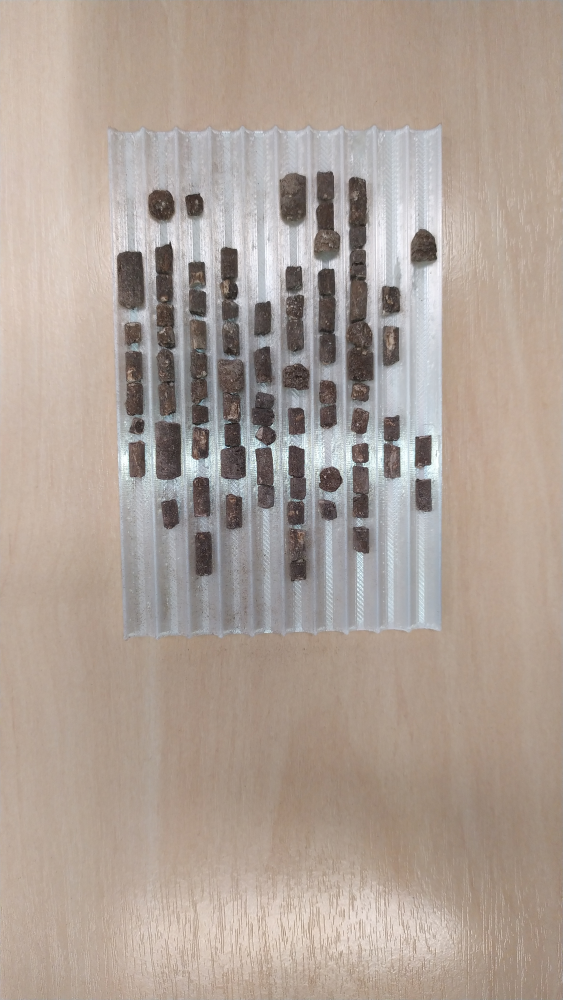
#> input picture peletes/img/2.jpg, 2250 x 4000 px (shown at 1/4 size)
$ python teste.py
#> lines starting #> are read from the running program, lines starting #| are printed output that depends on the picture; after the words box and inside, x2 and y2 are one past the last pixel; in counts of white or black regions, pixels touching at a corner belong together
import cv2

image = cv2.imread('img/2.jpg')
#> image is the input picture: shape (4000, 2250, 3); mean B, G, R 150.4, 160.2, 173.8
gray = cv2.cvtColor(image, cv2.COLOR_BGR2GRAY)
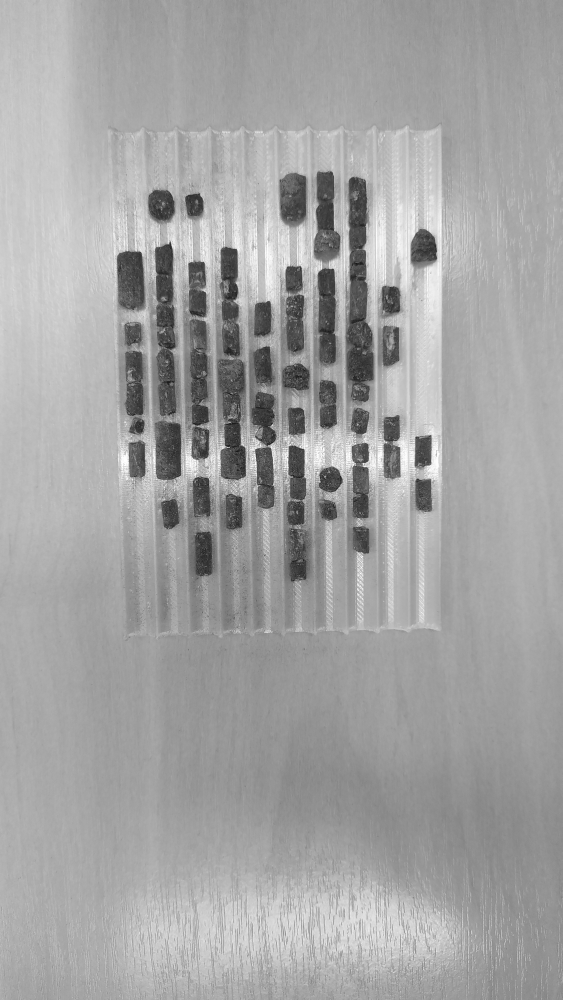
#> gray: shape (4000, 2250) (shown at 1/4 size); min 2, max 255, mean 163.1
blur = cv2.GaussianBlur(gray, (3,3), 0)
thresh = cv2.threshold(blur, 0, 255, cv2.THRESH_BINARY_INV + cv2.THRESH_OTSU)[1]
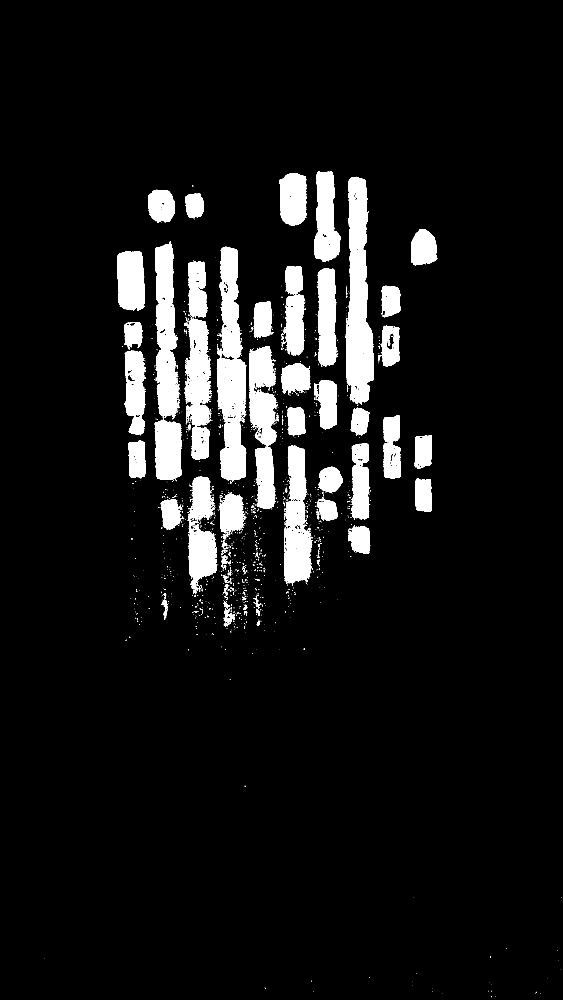
#> thresh: shape (4000, 2250) (shown at 1/4 size); 8% white; 1625 white regions (1448 under 20 px)

cnts = cv2.findContours(thresh, cv2.RETR_TREE, cv2.CHAIN_APPROX_SIMPLE)
#> cnts = 2741 contours, 2354 with area under 20; largest, box (x1, y1, x2, y2) and area: (867, 986, 985, 1926) 71590, (1382, 707, 1496, 1619) 68708, (621, 966, 719, 1672) 46306, (1136, 1782, 1249, 2342) 41219, (739, 1265, 845, 1840) 39588
cnts = cnts[0] if len(cnts) == 2 else cnts[1]

for c in cnts:
    peri = cv2.arcLength(c, True)
    approx = cv2.approxPolyDP(c, 0.015 * peri, True)
    area = cv2.contourArea(c)
    if len(approx) == 4 and area > 1000:
        x,y,w,h = cv2.boundingRect(c)
        ROI = 255 - image[y:y+h,x:x+w]
        image[y:y+h, x:x+w] = ROI
#> this loop made 2741 passes
#> (peri, area, x, y, w, h) on pass 2555: (2163.7, 46306.5, 621, 966, 98, 706)
img = image
resized = cv2.resize(img, (int(img.shape[1] * 0.2),int(img.shape[0] * 0.2)), interpolation = cv2.INTER_AREA)
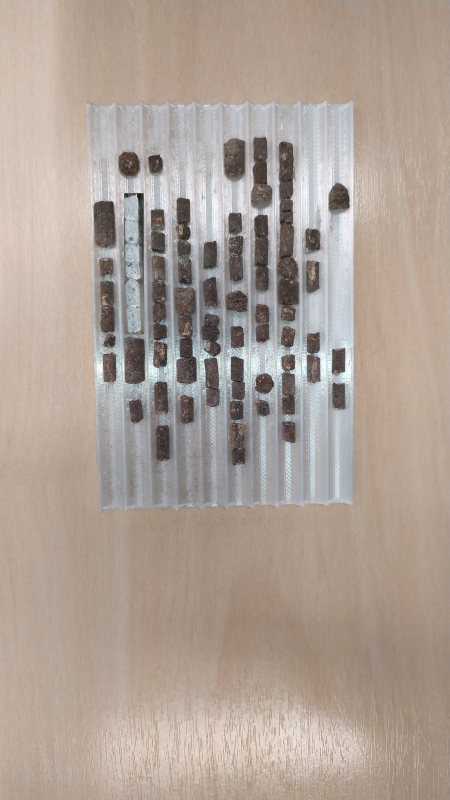
#> resized: shape (800, 450, 3); mean B, G, R 150.8, 160.6, 174
cv2.imshow('image', resized)
#cv2.imwrite('image.png', image)
cv2.waitKey()

$ run again, with peletes/img/1.jpg copied over peletes/img/2.jpg
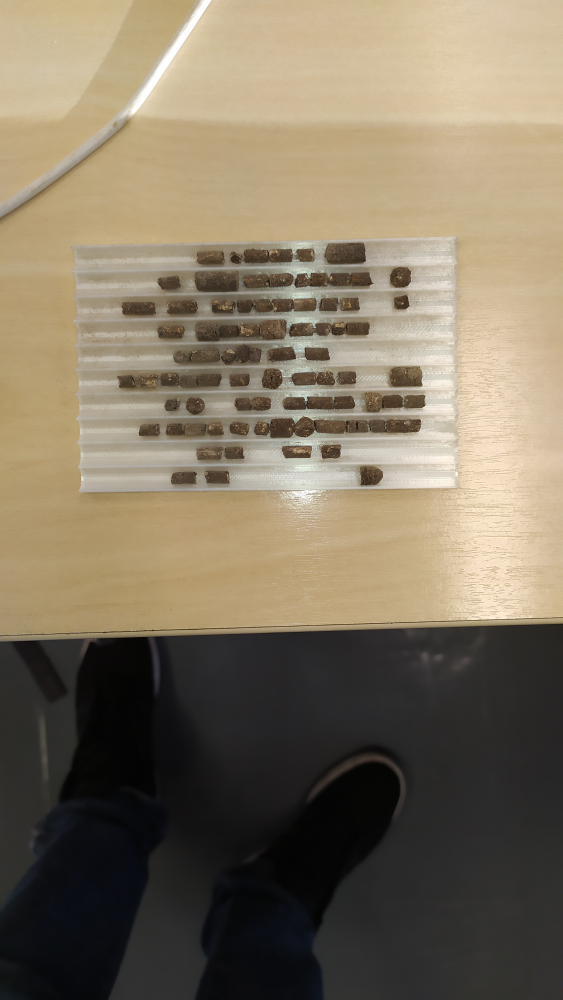
#> input picture peletes/img/1.jpg, 2250 x 4000 px (shown at 1/4 size)
#> image is the input picture: shape (4000, 2250, 3); mean B, G, R 97.4, 117.2, 128.8
#> `thresh = cv2.threshold(blur, 0, 255, cv2.THRESH_BINARY_INV + cv2.THRES..`:
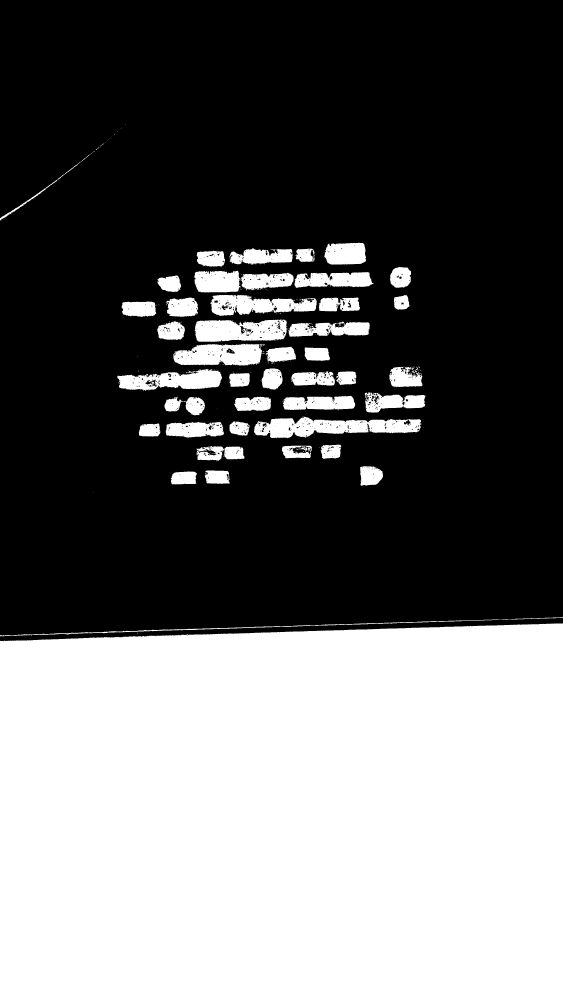
#> thresh: shape (4000, 2250) (shown at 1/4 size); 41.2% white; 227 white regions (166 under 20 px)
#> cnts = 1008 contours, 769 with area under 20; largest, box (x1, y1, x2, y2) and area: (0, 2494, 2250, 4000) 3307960, (1016, 1667, 1685, 1753) 35750, (778, 1278, 1151, 1367) 27530, (693, 1375, 1048, 1462) 25017, (842, 1179, 1267, 1264) 23520
#> the loop `for c in cnts:` made 1008 passes
#> (peri, approx, area, x, y, w, h) on pass 3: (7612, [[2249, 2494], [0, 2563], [0, 3999], [2249, 3999]], 3307960.5, 0, 2494, 2250, 1506)
#> `resized = cv2.resize(img, (int(img.shape[1] * 0.2),int(img.shape[0] * ..`:
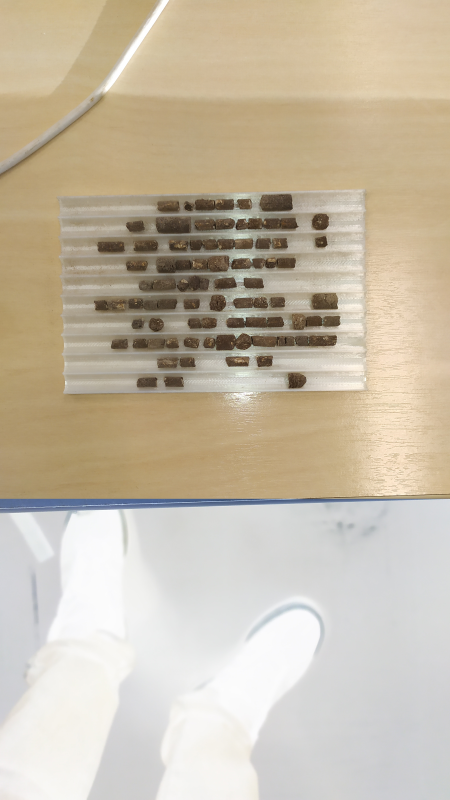
#> resized: shape (800, 450, 3); mean B, G, R 168.6, 188.1, 199.1

$ run again, with peletes/img/4.jpg copied over peletes/img/2.jpg
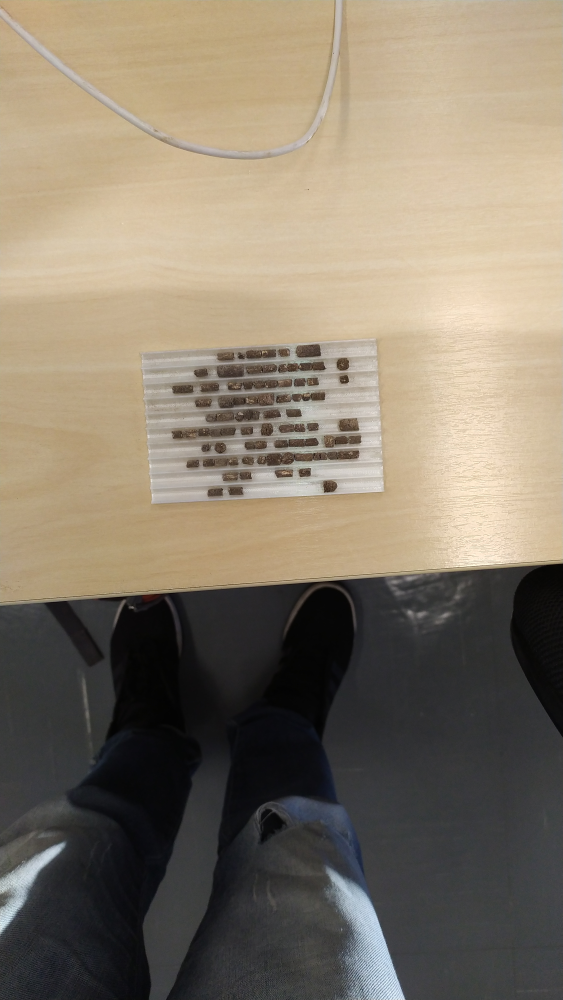
#> input picture peletes/img/4.jpg, 2250 x 4000 px (shown at 1/4 size)
#> image is the input picture: shape (4000, 2250, 3); mean B, G, R 106.7, 123.2, 133.9
#> `thresh = cv2.threshold(blur, 0, 255, cv2.THRESH_BINARY_INV + cv2.THRES..`:
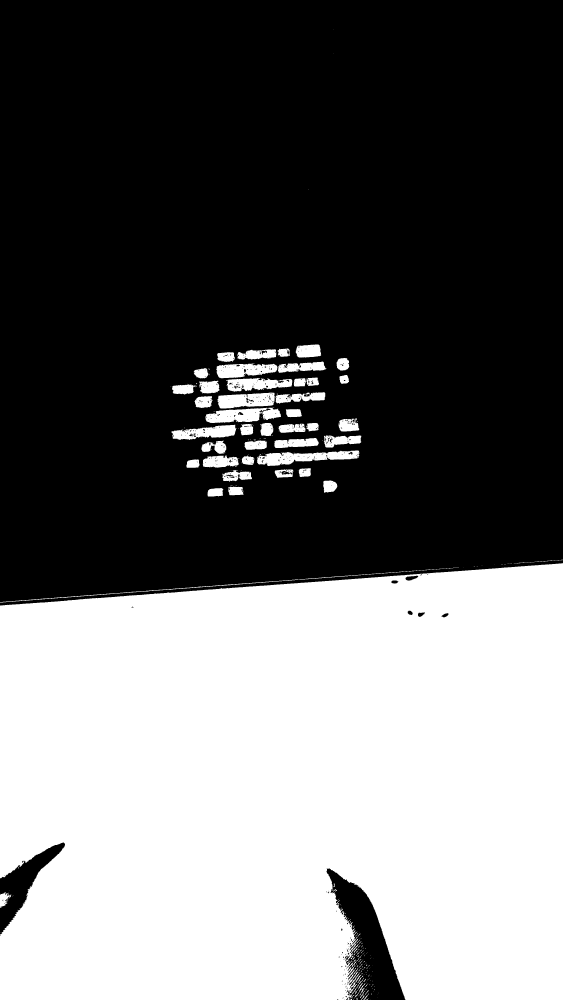
#> thresh: shape (4000, 2250) (shown at 1/4 size); 42.2% white; 298 white regions (211 under 20 px)
#> cnts = 809 contours, 634 with area under 20; largest, box (x1, y1, x2, y2) and area: (0, 2253, 2250, 4000) 3633440, (869, 1569, 1301, 1634) 16344, (1027, 1802, 1437, 1864) 13658, (822, 1630, 1124, 1692) 12210, (865, 1454, 1110, 1513) 10260
#> the loop `for c in cnts:` made 809 passes
#> (peri, area) on passes 10, 17, 18: (50.38, 39.5), (37.8, 35), (74.91, 59)
#> `resized = cv2.resize(img, (int(img.shape[1] * 0.2),int(img.shape[0] * ..`:
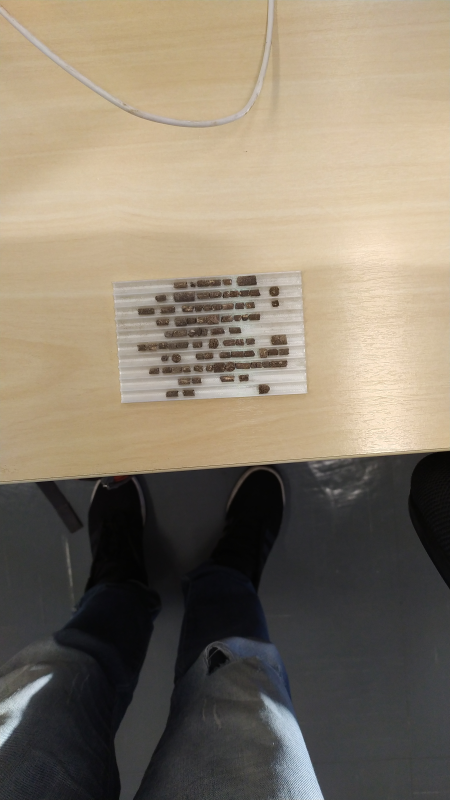
#> resized: shape (800, 450, 3); mean B, G, R 106.7, 123.2, 133.9
